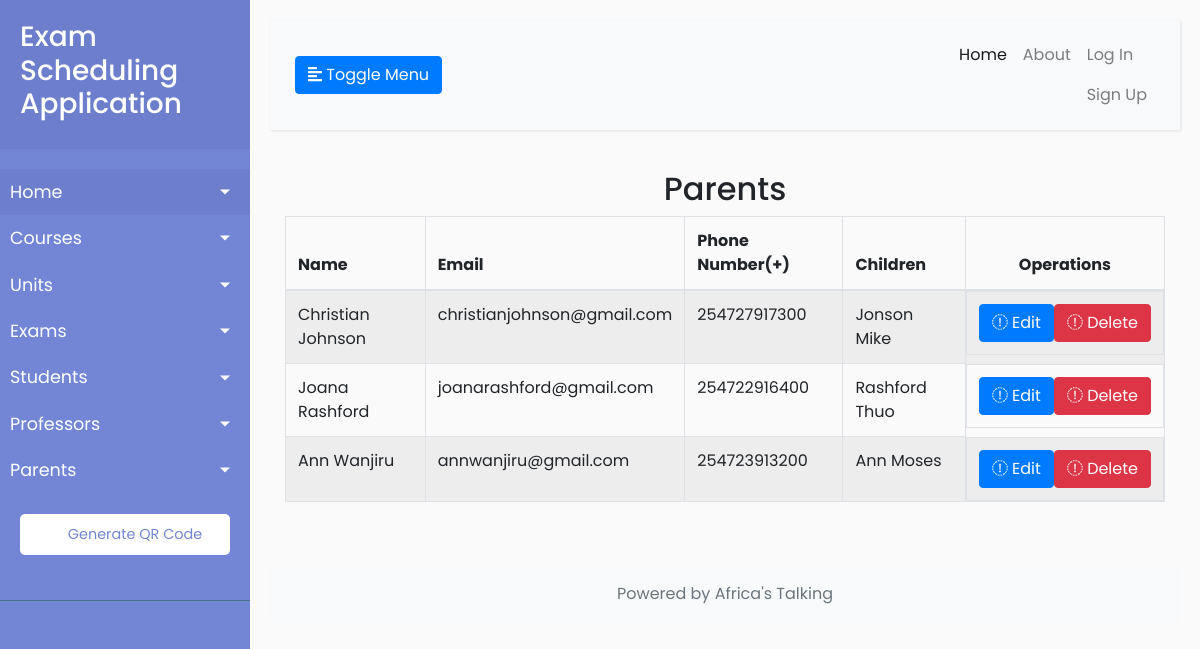
Page /parents on the earlier database version.
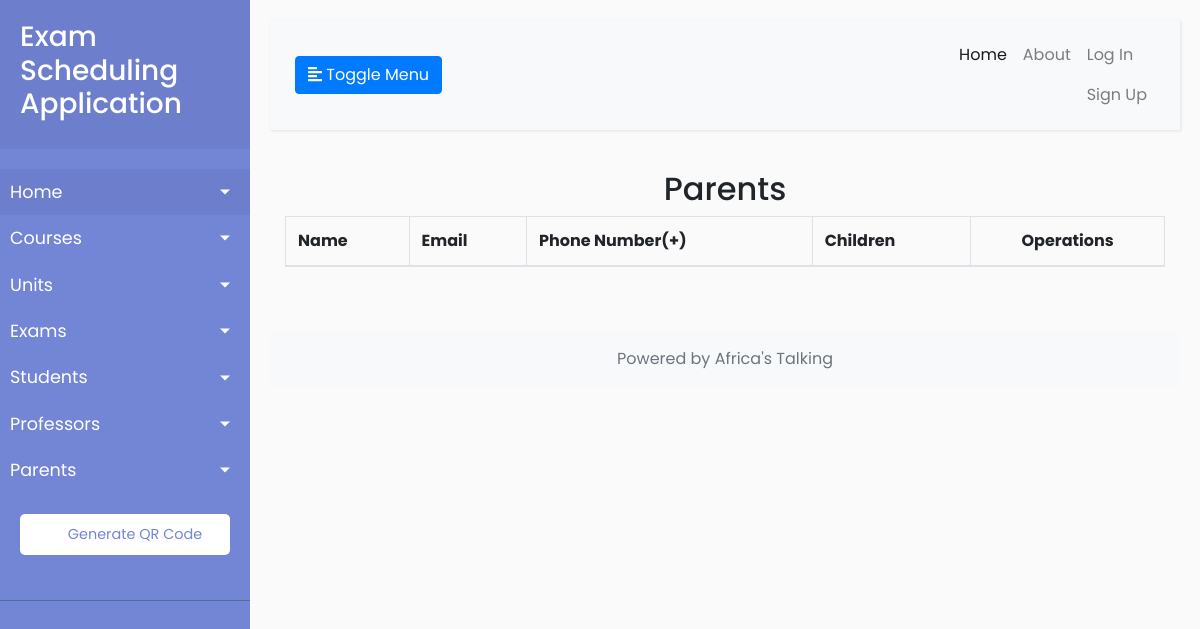
Same page on the later database version.
### users/models.py (models this page shows, shortened)
class Parent(User):
    students = models.ForeignKey('Student', on_delete=models.CASCADE)
    phone_number = models.IntegerField(default=+254711111111)
    class Meta:
        verbose_name_plural = "Parents"

### users/views.py (the view)
# urls.py: path('parents', ParentListView.as_view(), name='parents-list'),
class ParentListView(ListView):
    model = Parent
    template_name = 'users/parents_list.html'
    context_object_name = 'parents'
    paginate_by = 5

### users/templates/users/parents_list.html (shortened to what this page needs)
{% extends 'exams/base.html' %}
{% block content %}
    <div class="right_col" role="main">
        <div class="">
            <div class="row">
                <div class="col-md-12 col-sm-12 col-xs-12">
                    <div class="x_panel">
                        <div class="x_title">
                            <h2 class="text-center"> Parents </h2>
                        </div>
                        <div class="x_content">
                            <table id="parent-datatable" class="table table-striped table-bordered">
                                <thead>
                                    <tr>
                                        <th>Name</th>
                                        <th>Email</th>
                                        <th>Phone Number(+)</th>
                                        <th>Children</th>
                                        <th class="text-center">Operations</th>
                                    </tr>
                                </thead>
                                <tbody>
                                    {% for parent in parents %}
                                    <tr>
                                        <td>{{ parent.get_full_name }}</td>
                                        <td>{{ parent.email }}</td>
                                        <td>{{ parent.phone_number }}</td>
                                        <td class="description-cell" style="max-width: 200px; overflow: hidden; text-overflow: ellipsis;" title="{{ parent.students.get_full_name }}">{{ parent.students.get_full_name }}</td>
                                        <td class="text-center d-flex align-items-center">
                                            <div class="button-group d-flex justify-content-between">
                                                <a href="{% url 'parents-update' parent.pk %}" class="btn btn-primary btn-xs"><i class="fa fa-pencil"></i> Edit</a>
                                                <a href="{% url 'parents-delete' parent.pk %}" class="btn btn-danger btn-xs"><i class="fa fa-remove"></i> Delete</a>
                                            </div>
                                        </td>
                                    </tr>
                                    {% endfor %}
                                </tbody>
                            </table>
                        </div>
                    </div>
                </div>
            </div>
        </div>
    </div>
{% endblock content %}

Differences in the rows shown:
removed Parent: get_full_name "Christian Johnson", email "christianjohnson@gmail.com", phone_number "254727917300", students.get_full_name "Jonson Mike"
removed Parent: get_full_name "Joana Rashford", email "joanarashford@gmail.com", phone_number "254722916400", students.get_full_name "Rashford Thuo"
removed Parent: get_full_name "Ann Wanjiru", email "annwanjiru@gmail.com", phone_number "254723913200", students.get_full_name "Ann Moses"
